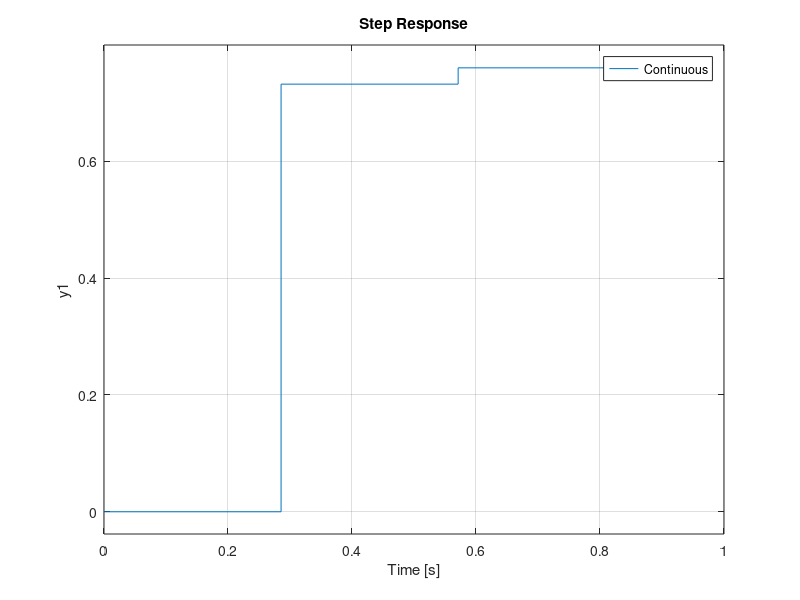

Write the MATLAB code that produced this figure. (Note: this script raises an error after producing the figure.)
%% From the squared error method, the obtained plant approximation
G = tf([0.07526 0.02277], [1 -0.7033 -0.1679], 0.01);
step(G)

%% Getting the cut-off frequency of the plant
bode(G)

wc = 4.4; % rad/s
fc = wc/(2*pi);

% Sampling frequency 5-8 times the cut-off frequency
fs = 5*fc;
ts = 1/fs;

%% Rewriting the plant with the new sampling period

Gc = d2c(G);
Gn = c2d(Gc, ts);

step(Gc)
hold on
step(G)
step(Gn)
hold off
legend("Continuous", "Discrete Raw", "Discrete Adjusted")

%% Creating PID with sisotool

sisotool(Gn)

%%
